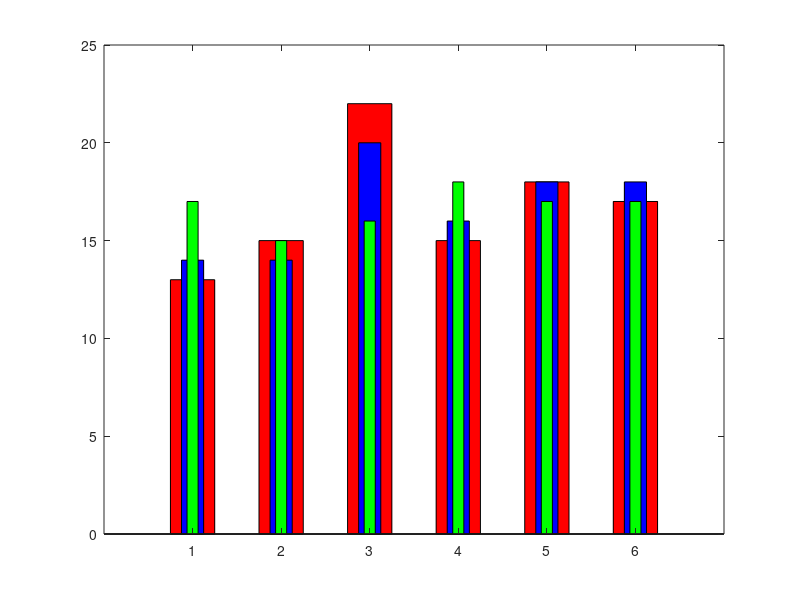

MATLAB code to generate this figure:
x = [ 1 2 3 4 5 6 ];
y = zeros(1,100);
H1 = zeros(1,6);
H2 = zeros(1,6);
H3 = zeros(1,6);

for n = 1:100
   x1 = randperm(6,1);
   H1(1,x1) = H1(1,x1) + 1;
   x2 = randperm(6,1); 
   H2(1,x2) = H1(1,x2) + 1;
   x3 = randperm(6,1); 
   H3(1,x3) = H3(1,x3) + 1;
   s = x1 + x2 + x3;
   y(1,n) = s;
end

disp(H1);
disp(H2);
disp(H3);

figure
X = [1 2 3 4 5 6];
H1 = [H1(1,1) H1(1,2) H1(1,3) H1(1,4) H1(1,5) H1(1,6)]; 
w1 = 0.5; 
bar(X,H1,w1,'r')

H2 = [H2(1,1) H2(1,2) H2(1,3) H2(1,4) H2(1,5) H2(1,6)];
w2 = .25;
hold on
bar(X,H2,w2,'b')

H3 = [H3(1,1) H3(1,2) H3(1,3) H3(1,4) H3(1,5) H3(1,6)];
w3 = .125;
hold on
bar(X,H3,w3,'g')
hold off
